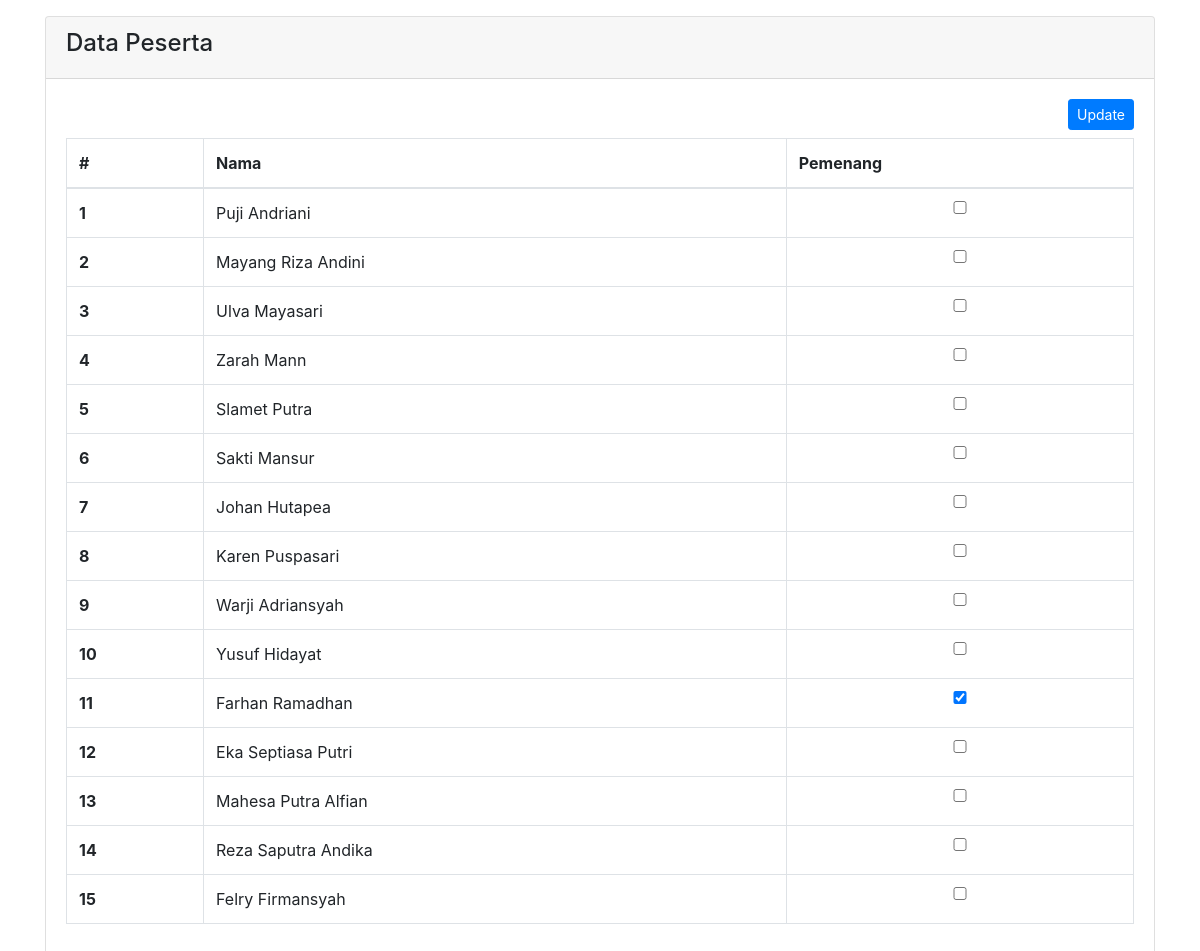
Page /index.php/admin on the earlier database version.
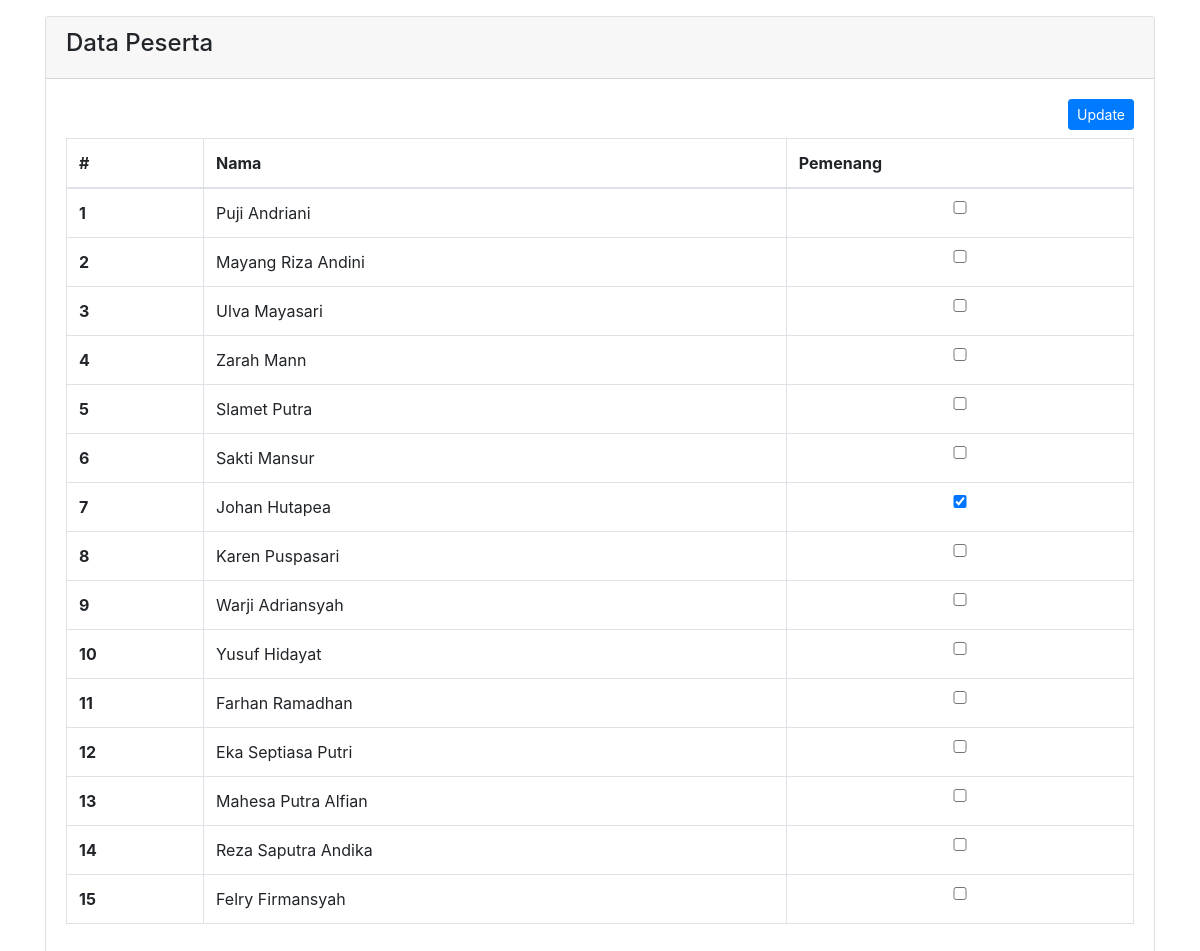
Same page on the later database version.
### tables this page shows
CREATE TABLE `peserta` (
  `id` int(11) NOT NULL,
  `pemenang_keberapa` int(11) DEFAULT NULL,
  `first_name` char(100) NOT NULL
);

### application/controllers/admin.php (called while the page is built, shortened)
<?php
class admin extends CI_Controller {
    public function index(){
        $peserta['peserta'] = $this->db->get('peserta', 40)->result();
        $this->load->view('admin', $peserta);
    }
}

### index.php (called while the page is built, shortened)
<?php
require_once BASEPATH.'core/CodeIgniter.php';

### application/views/admin.php (the view, shortened to what this page needs)
<!DOCTYPE html>
<html lang="en">
<head>
    <link rel="stylesheet" href="https://cdn.jsdelivr.net/npm/bootstrap@4.0.0/dist/css/bootstrap.min.css">
</head>
<body>
    <div class="row">
        <div class="container mt-3">
            <div class="card">
                <div class="card-header">
                    <h4>Data Peserta</h4>
                </div>
                <div class="card-body">
                    <form action="<?=base_url()?>admin/simpan" method="post">
                        <button type="submit" class="btn btn-primary btn-sm mb-2 float-right">Update</button>
                        <table class="table table-bordered table-hover">
                            <thead>
                                <tr>
                                    <th scope="col">#</th>
                                    <th scope="col">Nama</th>
                                    <th scope="col">Pemenang</th>
                                </tr>
                            </thead>
                            <tbody>
                                <?php $no = 1; ?>
                                <?php foreach($peserta as $p) { ?>
                                    <tr>
                                        <th scope="row"><?= $no++; ?></th>
                                        <td><?=$p->first_name; ?></td>
                                        <td>
                                            <?php if($p->pemenang_keberapa){ ?>
                                                <input type="checkbox" checked class="form-control" name="id_peserta[]" value="<?= $p->id; ?>">
                                            <?php } else { ?>
                                                <input type="checkbox" class="form-control" name="id_peserta[]" value="<?= $p->id; ?>">
                                            <?php } ?>
                                        </td>
                                    </tr>
                                <?php } ?>
                            </tbody>
                        </table>
                    </form>
                </div>
            </div>
        </div>
    </div>
</body>
</html>

Differences in the rows shown:
changed peserta "Johan Hutapea": value "☐" → "☑"
changed peserta "Farhan Ramadhan": value "☑" → "☐"
